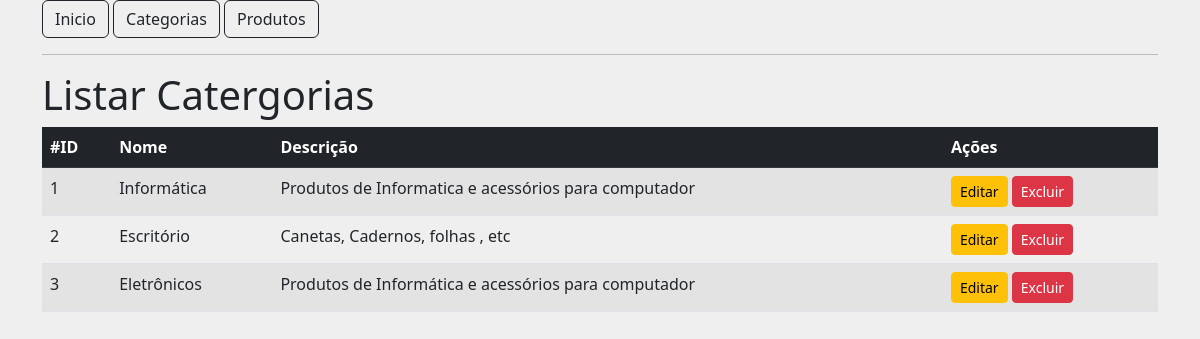
Screenshot of /categoria with the database file from the repository.
### tables this page shows
CREATE TABLE tb_category
(
    id          INT(11)      NOT NULL PRIMARY KEY AUTO_INCREMENT,
    name        VARCHAR(30)  NOT NULL,
    description VARCHAR(100) NOT NULL
);

### src/Controller/AbstractController.php (called while the page is built, shortened)
<?php
abstract class AbstractController
{
    public function render(string $viewName, $data = null): void
    {
        include dirname(__DIR__).'/View/_partials/head.php';
        include dirname(__DIR__)."/View/{$viewName}.php";
        include dirname(__DIR__).'/View/_partials/footer.php';
    }
}

### src/Controller/CategoryController.php (called while the page is built, shortened)
<?php
class CategoryController extends AbstractController
{
    public function listAction():  void
    {
        $con = Connection::getConnection();
        $result = $con->prepare('SELECT * FROM tb_category');
        $result->execute();
        parent::render('category/list', $result);
    }
}

### public/index.php (called while the page is built, shortened)
<?php
$url = explode('?', $_SERVER['REQUEST_URI'])[0];
$routes = include '../config/routes.php';
$methodName = $routes[$url]['method'];
(new $controllerName())->$methodName();

### src/View/category/list.php (the view)
<h1>Listar Catergorias</h1>
<table class="table table-hover table-striped">
    <thead class="table-dark">
    <tr>
        <th>#ID</th>
        <th>Nome</th>
        <th>Descrição</th>
        <th>Ações</th>
    </tr>
    </thead>
    <tbody>
    <?php
    while ($category = $data->fetch(\PDO::FETCH_ASSOC)) {
        extract($category);
        echo '<tr>';
            echo "<td>{$id}</td>";
            echo "<td>{$name}</td>";
            echo "<td>{$description}</td>";
            echo "<td>
                <a href='/categoria/editar?id={$id}' class='btn btn-warning btn-sm'>Editar</a>
                <a href='/categoria/excluir?id={$id}' class='btn btn-danger btn-sm'>Excluir</a>
            </td>";
        echo ' </tr > ';
    }
    ?>
    </tbody>
</table>

### src/View/_partials/head.php (shortened to what this page needs)
<!DOCTYPE html>
<html lang="en">
<head>
    <link href="https://cdn.jsdelivr.net/npm/bootstrap@5.2.0-beta1/dist/css/bootstrap.min.css" rel="stylesheet"
>
</head>
<body class="container" style="background-color: #EFEFEF">
<nav class="mt=3">
    <a href="/" class="btn btn-outline-dark">Inicio</a>
    <a href="/categoria" class="btn btn-outline-dark">Categorias</a>
    <a href="/produtos" class="btn btn-outline-dark">Produtos</a>
</nav>
<hr>

### src/View/_partials/footer.php
</body>
</html>

### rows the page displays
tb_category: id "1", name "Informática", description "Produtos de Informatica e acessórios para computador"
tb_category: id "2", name "Escritório", description "Canetas, Cadernos, folhas , etc"
tb_category: id "3", name "Eletrônicos", description "Produtos de Informática e acessórios para computador"
